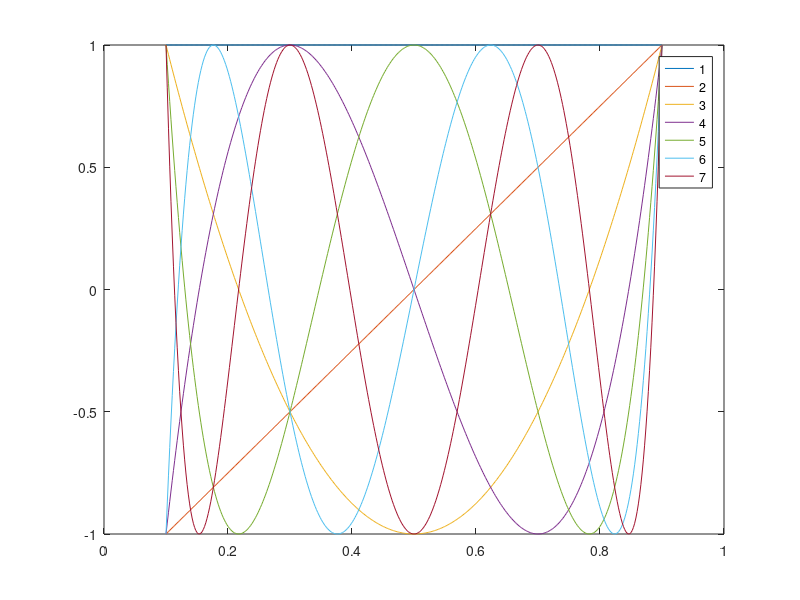

This chart was generated by the following MATLAB code:
x_b = 0.1; x_e = 0.9; N = 400;
dx = (x_e-x_b)/(N-1);% N-1 or N error has serious consequences needs to be investigated
x = x_b:dx:x_e;
degree = 7;

T  = zeros(length(x),degree);
% scale -1 to 1 
x_scale= 2/(x(end) - x(1)) * ( x - 0.5);

T(:,1) = 1;
T(:,2) = x_scale;

for i = 3:degree
    T(:,i) = 2 * x_scale' .*T(:,i-1) - T(:,i-2);

end

plot(x,T)
legend('1','2','3','4','5','6','7')

% fplot(chebyshevT(0:6, x))
% axis([0.1 0.9 -2 2])
% grid on
% 
% ylabel('T_n(x)')
% legend('T_0(x)', 'T_1(x)', 'T_2(x)', 'T_3(x)', 'T_4(x)',  'T_5(x)', 'T_6(x)','Location', 'Best')
% title('Chebyshev polynomials of the first kind')